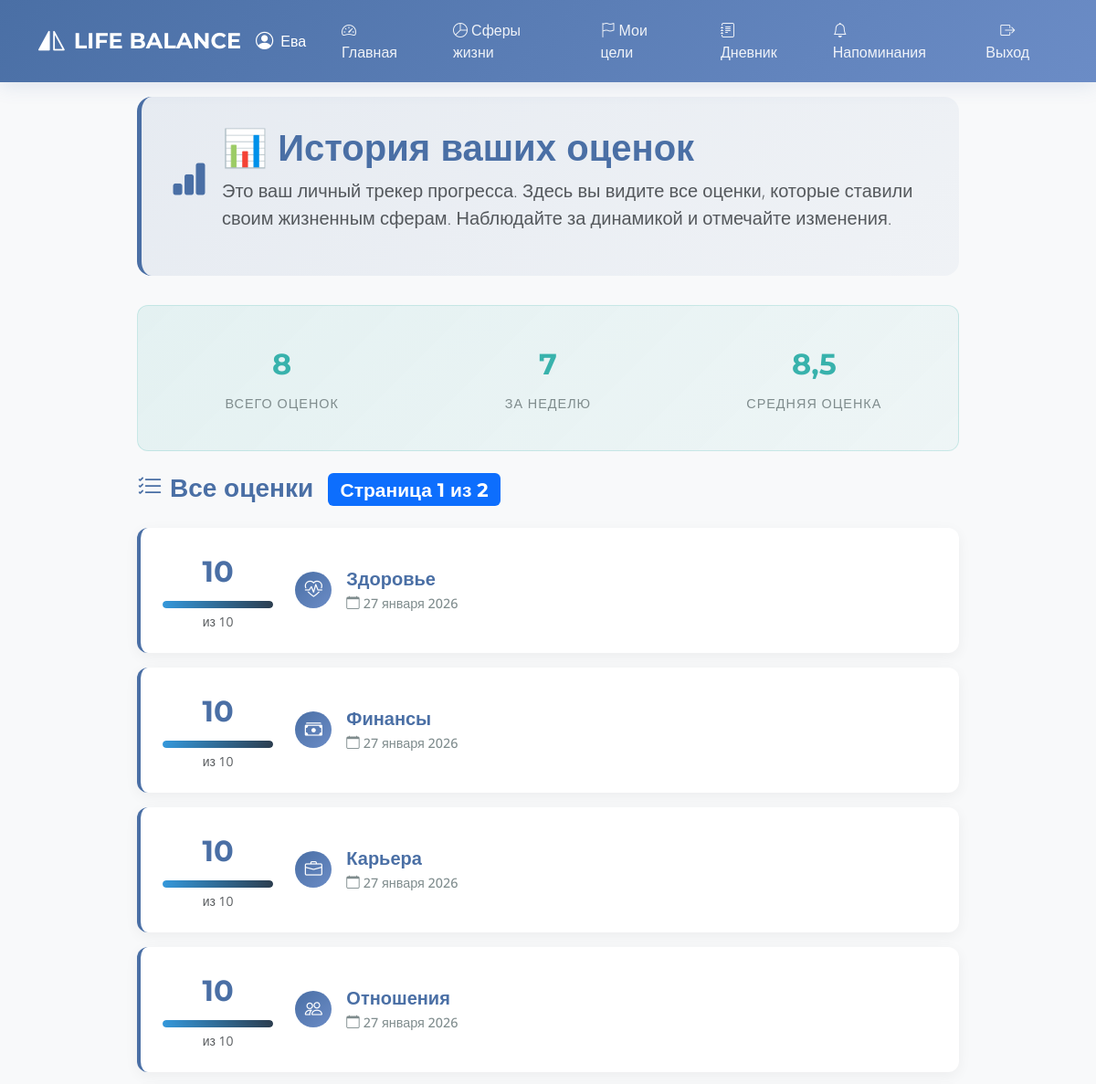
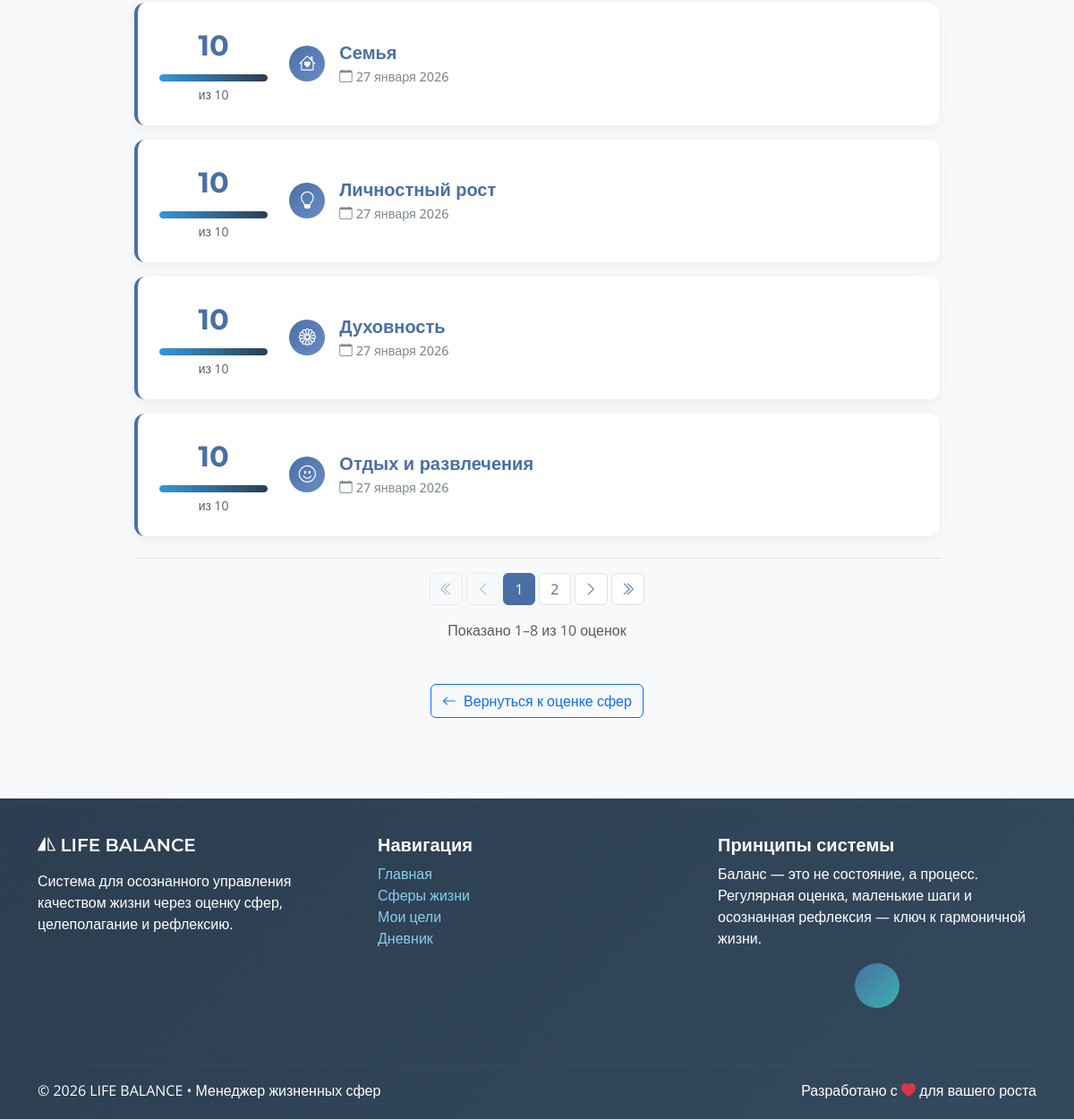
The page /assessments/ (signed in) on the database as committed earlier (2 pictures, top to bottom).
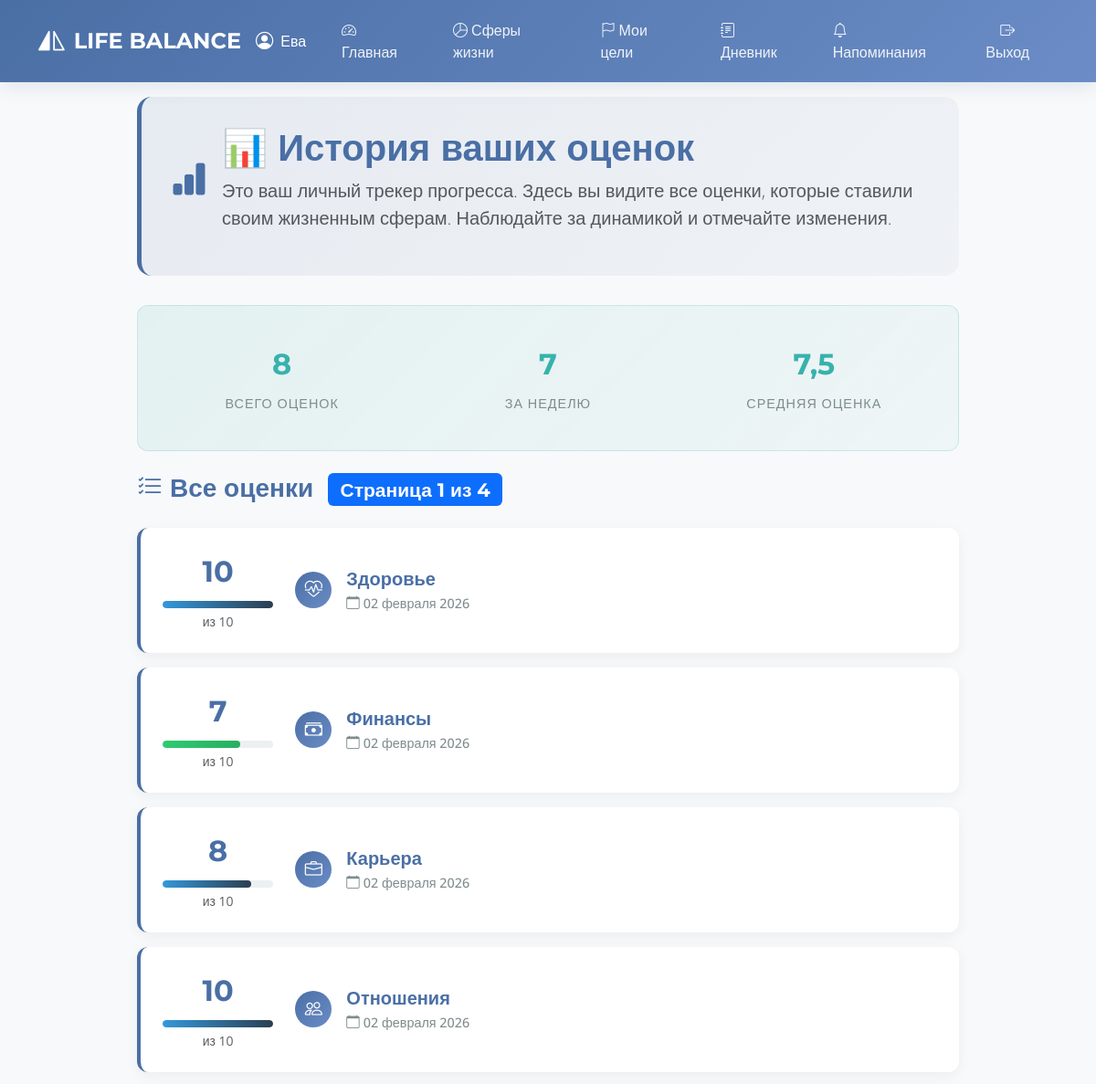
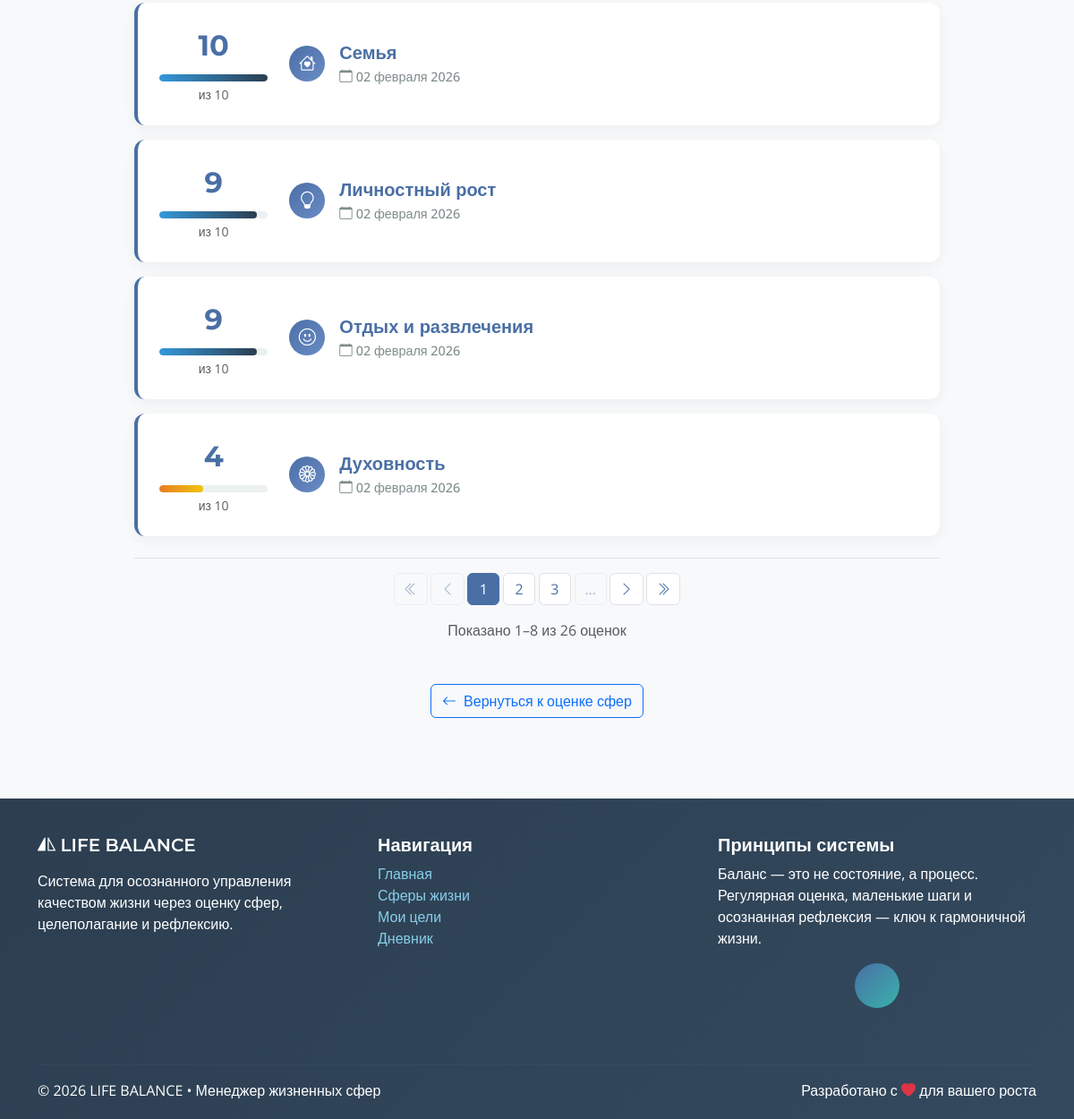
The same page on the database as committed later (2 pictures, top to bottom).
### lifemanager/models.py (models this page shows, shortened)
class SphereAssessment(models.Model):
    id = models.UUIDField(primary_key=True, default=uuid.uuid4, editable=False)
    value = models.PositiveSmallIntegerField(
        validators=[MinValueValidator(1), MaxValueValidator(10)],
        null=False,
        blank=False
    )
    date = models.DateField(null=False, blank=False)
    user = models.ForeignKey(User, on_delete=models.CASCADE)
    sphere = models.ForeignKey(LifeSphere, on_delete=models.CASCADE)
    class Meta:
        verbose_name = "Оценка сферы"
        verbose_name_plural = "Оценки сфер"
    def __str__(self):
        return f"{self.user.name} — {self.sphere.title}: {self.value}"

class LifeSphere(models.Model):
    id = models.UUIDField(primary_key=True, default=uuid.uuid4, editable=False)
    title = models.CharField(max_length=50, unique=True, null=False, blank=False)
    description = models.TextField(null=True, blank=True)

### lifemanager/views.py (the view)
# urls.py: path('assessments/', views.assessment_history, name='assessment_history'),
@login_required
def assessment_history(request):
    assessments = SphereAssessment.objects.filter(
        user=request.user
    ).select_related('sphere').order_by('-date')
    total_count = assessments.count()
    week_ago = timezone.now().date() - timedelta(days=7)
    last_week_count = assessments.filter(date__gte=week_ago).count()
    avg_result = assessments.aggregate(avg=Avg('value'))
    average_score = round(avg_result['avg'], 1) if avg_result['avg'] else 0
    paginator = Paginator(assessments, 8)
    page_number = request.GET.get('page')
    try:
        page_obj = paginator.get_page(page_number)
    except (PageNotAnInteger, EmptyPage):
        page_obj = paginator.get_page(1)
    return render(request, 'spheres/assessment_history.html', {
        'assessments': page_obj.object_list,  # Только оценки текущей страницы
        'page_obj': page_obj,                 # Для пагинации
        'total_count': total_count,
        'last_week_count': last_week_count,
        'average_score': average_score,
    })

### lifemanager/context_processors.py (called while the page is built)
def reminders(request):
    if request.user.is_authenticated:
        reminders_list = []
        for r in Reminder.objects.filter(user=request.user, is_enabled=True):
            reminder_dict = {
                'id': str(r.id),
                'type': r.type,
                'time': r.time.strftime('%H:%M') if r.time else '',
                'goal': None,
                'sphere': None,
            }
            if r.goal:
                reminder_dict['goal'] = {
                    'id': str(r.goal.id),
                    'title': r.goal.title
                }
            if r.sphere:
                reminder_dict['sphere'] = {
                    'id': str(r.sphere.id),
                    'title': r.sphere.title
                }
            reminders_list.append(reminder_dict)
        return {'active_reminders': reminders_list}
    return {'active_reminders': []}

### lifemanager/templatetags/json_extras.py (called while the page is built)
@register.filter(name='safe_json')
def safe_json(value):
    if value is None:
        return 'null'
    return mark_safe(json.dumps(value, cls=CustomJSONEncoder))

### lifemanager/templates/spheres/assessment_history.html (shortened to what the changed rows need)
{% extends 'base.html' %}
{% block content %}
<div class="history-container fade-in">
    <div class="history-header">
        <div class="d-flex align-items-center mb-3">
            <div>
                <h1 class="display-6 fw-bold mb-2" style="color: var(--primary);">📊 История ваших оценок</h1>
            </div>
        </div>
    </div>
    {% if assessments %}
        <div class="stats-card">
            <div class="row text-center">
                <div class="col-md-4">
                    <div class="stat-item">
                        <div class="stat-value">{{ assessments|length }}</div>
                        <div class="stat-label">Всего оценок</div>
                    </div>
                </div>
                <div class="col-md-4">
                    <div class="stat-item">
                        {% with last_week_count=assessments|slice:":7"|length %}
                        <div class="stat-value">{{ last_week_count }}</div>
                        {% endwith %}
                        <div class="stat-label">За неделю</div>
                    </div>
                </div>
                <div class="col-md-4">
                    <div class="stat-item">
                        <div class="stat-value">{{ average_score }}</div>
                        <div class="stat-label">Средняя оценка</div>
                    </div>
                </div>
            </div>
        </div>
<div class="mt-4">
    <h3 class="mb-4" style="color: var(--primary);">
        <i class="bi bi-list-check me-2"></i>Все оценки
        {% if page_obj.paginator.num_pages > 1 %}
        <span class="badge bg-primary ms-2">Страница {{ page_obj.number }} из {{ page_obj.paginator.num_pages }}</span>
        {% endif %}
    </h3>
    {% for assessment in assessments %}
    <div class="assessment-card">
        <div class="row align-items-center">
            <div class="col-md-2">
                <div class="d-flex flex-column align-items-center">
                    <div class="assessment-score">
                        {{ assessment.value }}
                    </div>
                    <div class="score-indicator">
                        <div class="score-fill" style="width: {% widthratio assessment.value 10 100 %}%;
                            background:
                            {% if assessment.value <= 3 %}
                                linear-gradient(90deg, #e74c3c, #e67e22)
                            {% elif assessment.value <= 5 %}
                                linear-gradient(90deg, #e67e22, #f1c40f)
                            {% elif assessment.value <= 7 %}
                                linear-gradient(90deg, #2ecc71, #27ae60)
                            {% else %}
                                linear-gradient(90deg, #3498db, #2c3e50)
                            {% endif %};">
                        </div>
                    </div>
                    <small class="text-muted mt-1">из 10</small>
                </div>
            </div>
            <div class="col-md-10">
                <div class="d-flex align-items-center">
                    <div class="sphere-icon-small" style="background: linear-gradient(135deg, var(--primary) 0%, var(--primary-light) 100%);">
                        {% if assessment.sphere.title == "Здоровье" %}
                            <i class="bi bi-heart-pulse"></i>
                        {% elif assessment.sphere.title == "Финансы" %}
                            <i class="bi bi-cash-stack"></i>
                        {% elif assessment.sphere.title == "Карьера" %}
                            <i class="bi bi-briefcase"></i>
                        {% elif assessment.sphere.title == "Отношения" %}
                            <i class="bi bi-people"></i>
                        {% elif assessment.sphere.title == "Семья" %}
                            <i class="bi bi-house-heart"></i>
                        {% elif assessment.sphere.title == "Личностный рост" %}
                            <i class="bi bi-lightbulb"></i>
                        {% elif assessment.sphere.title == "Духовность" %}
                            <i class="bi bi-flower1"></i>
                        {% elif assessment.sphere.title == "Отдых и развлечения" %}
                            <i class="bi bi-emoji-smile"></i>
                        {% else %}
                            <i class="bi bi-circle"></i>
                        {% endif %}
                    </div>
                    <div class="flex-grow-1">
                        <h5 class="mb-1" style="color: var(--primary);">{{ assessment.sphere.title }}</h5>
                        <div class="assessment-date">
                            <i class="bi bi-calendar me-1"></i>{{ assessment.date|date:"d E Y" }}
                        </div>
                    </div>
                </div>
            </div>
        </div>
    </div>
    {% endfor %}
    {% if page_obj.paginator.num_pages > 1 %}
    <div class="pagination-container mt-4 pt-3 border-top">
        <nav aria-label="Навигация по страницам">
            <ul class="pagination justify-content-center">
                {% if page_obj.has_previous %}
                <li class="page-item">
                    <a class="page-link" href="?page=1" aria-label="Первая">
                        <i class="bi bi-chevron-double-left"></i>
                    </a>
                </li>
                <li class="page-item">
                    <a class="page-link" href="?page={{ page_obj.previous_page_number }}" aria-label="Предыдущая">
                        <i class="bi bi-chevron-left"></i>
                    </a>
                </li>
                {% else %}
                <li class="page-item disabled">
                    <span class="page-link"><i class="bi bi-chevron-double-left"></i></span>
                </li>
                <li class="page-item disabled">
                    <span class="page-link"><i class="bi bi-chevron-left"></i></span>
                </li>
                {% endif %}
                {% for num in page_obj.paginator.page_range %}
                    {% if num == page_obj.number %}
                    <li class="page-item active">
                        <span class="page-link">{{ num }}</span>
                    </li>
                    {% elif num > page_obj.number|add:'-3' and num < page_obj.number|add:'3' %}
                    <li class="page-item">
                        <a class="page-link" href="?page={{ num }}">{{ num }}</a>
                    </li>
                    {% elif num == page_obj.number|add:'-3' or num == page_obj.number|add:'3' %}
                    <li class="page-item disabled">
                        <span class="page-link">...</span>
                    </li>
                    {% endif %}
                {% endfor %}
                {% if page_obj.has_next %}
                <li class="page-item">
                    <a class="page-link" href="?page={{ page_obj.next_page_number }}" aria-label="Следующая">
                        <i class="bi bi-chevron-right"></i>
                    </a>
                </li>
                <li class="page-item">
                    <a class="page-link" href="?page={{ page_obj.paginator.num_pages }}" aria-label="Последняя">
                        <i class="bi bi-chevron-double-right"></i>
                    </a>
                </li>
                {% endif %}
            </ul>
            <div class="text-center text-muted mt-2">
                Показано {{ page_obj.start_index }}–{{ page_obj.end_index }} из {{ total_count }} оценок
            </div>
        </nav>
    </div>
    {% endif %}
</div>
    {% endif %}
</div>
{% endblock %}

Rows that differ between the two databases and show on the page:
no longer on this page (row unchanged): SphereAssessment: value "10", sphere "Здоровье", date "27 января 2026"
no longer on this page (row unchanged): SphereAssessment: value "10", sphere "Финансы", date "27 января 2026"
no longer on this page (row unchanged): SphereAssessment: value "10", sphere "Карьера", date "27 января 2026"
no longer on this page (row unchanged): SphereAssessment: value "10", sphere "Отношения", date "27 января 2026"
no longer on this page (row unchanged): SphereAssessment: value "10", sphere "Семья", date "27 января 2026"
no longer on this page (row unchanged): SphereAssessment: value "10", sphere "Личностный рост", date "27 января 2026"
no longer on this page (row unchanged): SphereAssessment: value "10", sphere "Духовность", date "27 января 2026"
no longer on this page (row unchanged): SphereAssessment: value "10", sphere "Отдых и развлечения", date "27 января 2026"
added SphereAssessment: value "10", sphere "Здоровье", date "02 февраля 2026"
added SphereAssessment: value "7", sphere "Финансы", date "02 февраля 2026"
added SphereAssessment: value "8", sphere "Карьера", date "02 февраля 2026"
added SphereAssessment: value "10", sphere "Отношения", date "02 февраля 2026"
added SphereAssessment: value "10", sphere "Семья", date "02 февраля 2026"
added SphereAssessment: value "9", sphere "Личностный рост", date "02 февраля 2026"
added SphereAssessment: value "9", sphere "Отдых и развлечения", date "02 февраля 2026"
added SphereAssessment: value "4", sphere "Духовность", date "02 февраля 2026"
Other text that changed with them:
{{ average_score }}: "8,5" → "7,5"
{{ page_obj.paginator.num_pages }}: "2" → "4"
{{ total_count }}: "10" → "26"
new list line: "3"
